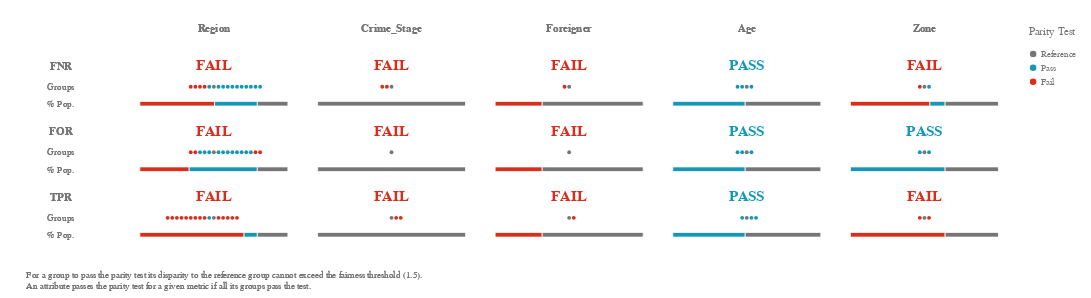

The cell this chart's notebook holds for it:
### Code cell
ap.summary(grupo_definido, metrics, fairness_threshold = disparity_tolerance)
